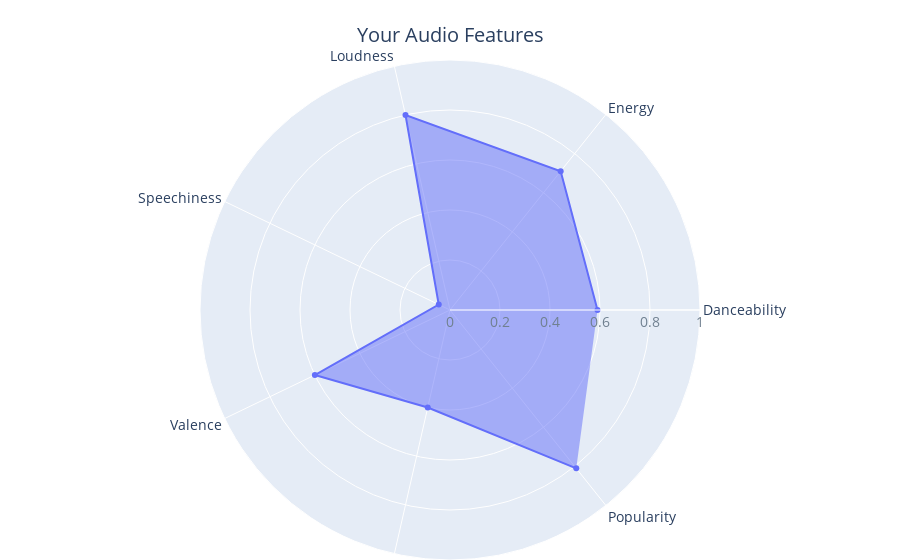

Notebook source saved alongside this figure:
### Code cell
# Create radar chart
fig1 = go.Figure(data=go.Scatterpolar(
    r=list(round(music_feature_upbeats.median(),2)),
    theta=['Danceability', 'Energy', 'Loudness', 'Speechiness', 'Valence','Tempo','Popularity'],
    fill='toself'
))

# Update chart layout
fig1.update_layout(
    polar=dict(
        radialaxis=dict(
            # gridcolor="skyblue",
            visible=True,
            range=[0,1],
            tickfont=dict(color='slategrey')
        )),
    showlegend=False,
    title={'text': "Your Audio Features", 'x': 0.5, 'y': 0.95},
    margin=dict(l=0, r=0, t=60, b=0),
    font=dict(size=14)
)
# sandybrown, seagreen, seashell, sienna, silver,
#             skyblue, slateblue, slategray, slategrey, snow,
#             springgreen, steelblue, tan, teal, thistle, tomato,
#             turquoise, violet, wheat, white, whitesmoke,
#             yellow, yellowgreen
# Show chart
fig1.show()

#change the website color
# from IPython.display import display, HTML
# display(HTML('<style>body{background-color: white;}</style>'))

### Figure 1 — Plotly figure (JSON) as saved in the notebook; plotly's stock layout.template omitted (floating-point values rounded to 4 significant figures)
{"data": [{"fill": "toself", "r": [0.59, 0.71, 0.8, 0.05, 0.6, 0.4, 0.81], "theta": ["Danceability", "Energy", "Loudness", "Speechiness", "Valence", "Tempo", "Popularity"], "type": "scatterpolar"}], "layout": {"font": {"size": 14}, "margin": {"b": 0, "l": 0, "r": 0, "t": 60}, "polar": {"radialaxis": {"range": [0, 1], "tickfont": {"color": "slategrey"}, "visible": true}}, "showlegend": false, "title": {"text": "Your Audio Features", "x": 0.5, "y": 0.95}}}
